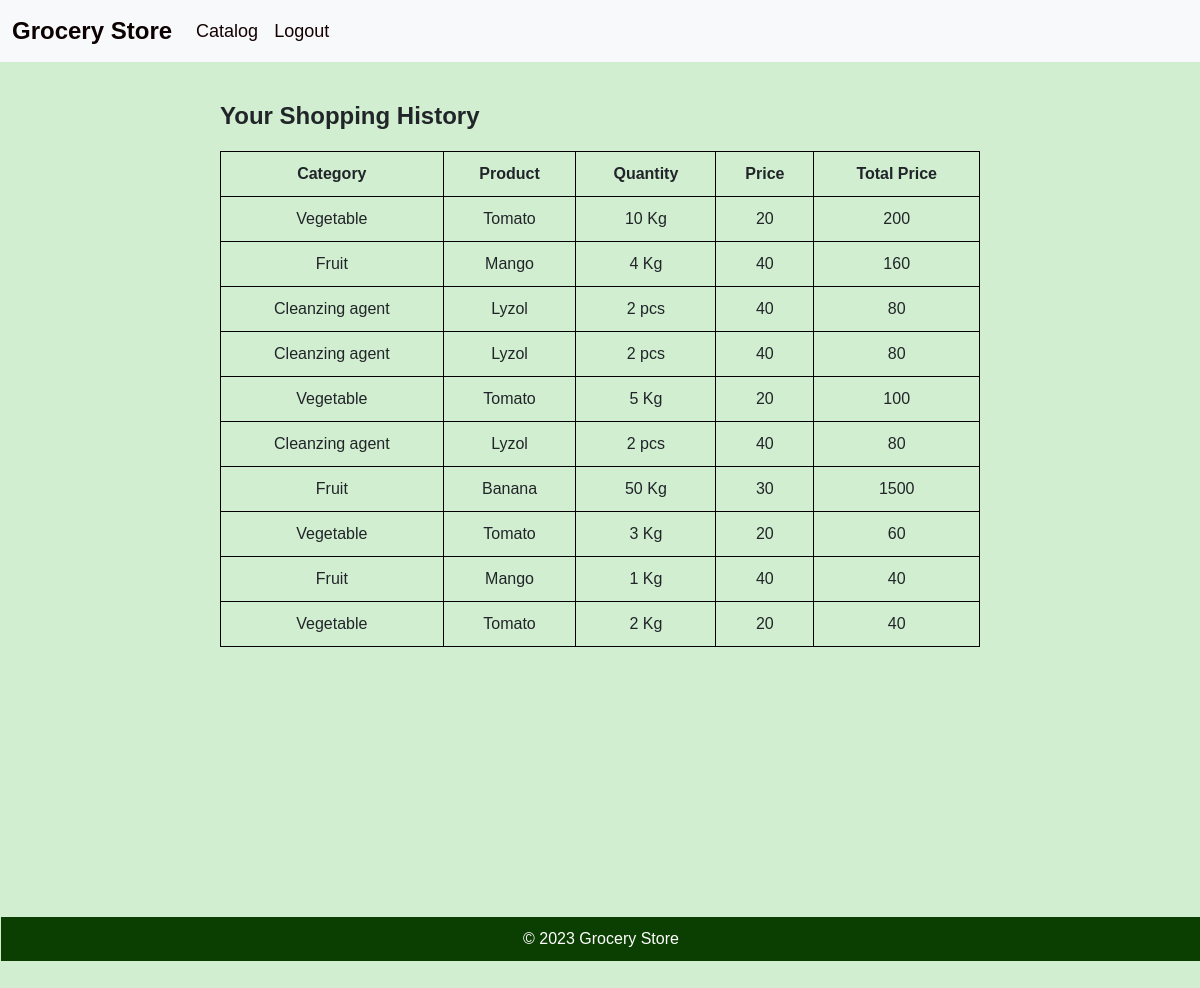
Screenshot of /history/1 (signed in) with the database file from the repository.
### app.py (models this page shows)
class History(db.Model, UserMixin):
    __tablename__ = 'history'
    id = db.Column(db.Integer, autoincrement = True ,primary_key=True)
    user_id = db.Column(db.Integer, db.ForeignKey('user.id'), nullable=False)
    c_id = db.Column(db.Integer, db.ForeignKey('category.id'))
    c_name = db.Column(db.String(100))
    p_id = db.Column(db.Integer, db.ForeignKey('product.id'))
    p_name = db.Column(db.String(100))
    unit = db.Column(db.String(100))
    price = db.Column(db.Integer)
    quantity = db.Column(db.Integer, nullable=False)

### app.py (the view)
@app.route('/history/<user_id>', methods = ["GET","POST"])
def history(user_id):
    u_id = current_user.id
    hist = History.query.filter_by(user_id = u_id).all()
    print(hist)
    return render_template('history.html', user_id = u_id , items = hist)

### app.py (called while the page is built)
@login_manager.user_loader
def load_user(user_id):
    return User.query.get(int(user_id))

### Templates/history.html (shortened to what this page needs)
<!DOCTYPE html>
<html lang="en">
<head>
    <link href="https://cdn.jsdelivr.net/npm/bootstrap@5.3.0-alpha1/dist/css/bootstrap.min.css" rel="stylesheet">
</head>
<body>
    <nav class="navbar navbar-expand-lg bg-body-tertiary">
        <div class="container-fluid">
            <a class="navbar-brand" href="#">Grocery Store</a>
            <div class="collapse navbar-collapse" id="navbarSupportedContent">
                <ul class="navbar-nav me-auto mb-2 mb-lg-0">
                    <li class="nav-item">
                        <a class="nav-link active" aria-current="page" href="/userfeed">Catalog</a>
                    </li>
                    <li class="nav-item">
                        <a class="nav-link" href="/logout">Logout</a>
                    </li>
                </ul>
            </div>
        </div>
    </nav>
    <div>
</head>
<body>
    <div class="container">
        <h1>Your Shopping History</h1>
            <table>
                <thead>
                    <tr>
                        <th>Category</th>
                        <th>Product</th>
                        <th>Quantity</th>
                        <th>Price</th>
                        <th>Total Price</th>
                    </tr>
                </thead>
                <tbody>
                    {% for item in items %}
                    <tr>
                        <td>{{ item.c_name }}</td>
                        <td>{{ item.p_name }}</td>
                        <td>{{item.quantity}} {{ item.unit | replace('Rs/', '')}}</td>
                        <td>{{ item.price }}</td>
                        <td>{{ item.quantity * item.price }}</td>
                    </tr>
                    {% endfor %}
                </tbody>
            </table>
    </div>
    <footer>
         <div class="footer">
            &copy; 2023 Grocery Store
        </div>
    </footer>
</body>
</html>

### Templates/history.html (style rules this page uses)
body { background-color: #d1eed0; font-family: Arial, Helvetica, sans-serif; margin: 0; display: flex; flex-direction: column; min-height: 100vh; }
.navbar { background-color:#427006; margin-bottom: 20px; }
.navbar-brand { color: #0c0101; font-size: 24px; font-weight: bold; }
.navbar-nav .nav-item .nav-link { color: #130101; font-size: 18px; }
.container { max-width: 800px; margin: 0 auto; padding: 20px; }
h1 { font-size: 24px; font-weight: bold; margin-top: 0; }
table { width: 100%; border-collapse: collapse; margin-top: 20px; }
table, th, td { border: 1px solid #050000; }
th, td { padding: 10px; text-align: center; }
.footer { background-color:#0b3f01; color: #fff; position:relative; margin:250px 1px; bottom: 0; width: 100%; text-align: center; padding: 10px 0; }

### rows the page displays
History: c_name "Vegetable", p_name "Tomato", quantity "10", unit "Kg", price "20", item.quantity*item.price "200"
History: c_name "Fruit", p_name "Mango", quantity "4", unit "Kg", price "40", item.quantity*item.price "160"
History: c_name "Cleanzing agent", p_name "Lyzol", quantity "2", unit "pcs", price "40", item.quantity*item.price "80"
History: c_name "Cleanzing agent", p_name "Lyzol", quantity "2", unit "pcs", price "40", item.quantity*item.price "80"
History: c_name "Vegetable", p_name "Tomato", quantity "5", unit "Kg", price "20", item.quantity*item.price "100"
History: c_name "Cleanzing agent", p_name "Lyzol", quantity "2", unit "pcs", price "40", item.quantity*item.price "80"
History: c_name "Fruit", p_name "Banana", quantity "50", unit "Kg", price "30", item.quantity*item.price "1500"
History: c_name "Vegetable", p_name "Tomato", quantity "3", unit "Kg", price "20", item.quantity*item.price "60"
History: c_name "Fruit", p_name "Mango", quantity "1", unit "Kg", price "40", item.quantity*item.price "40"
History: c_name "Vegetable", p_name "Tomato", quantity "2", unit "Kg", price "20", item.quantity*item.price "40"
